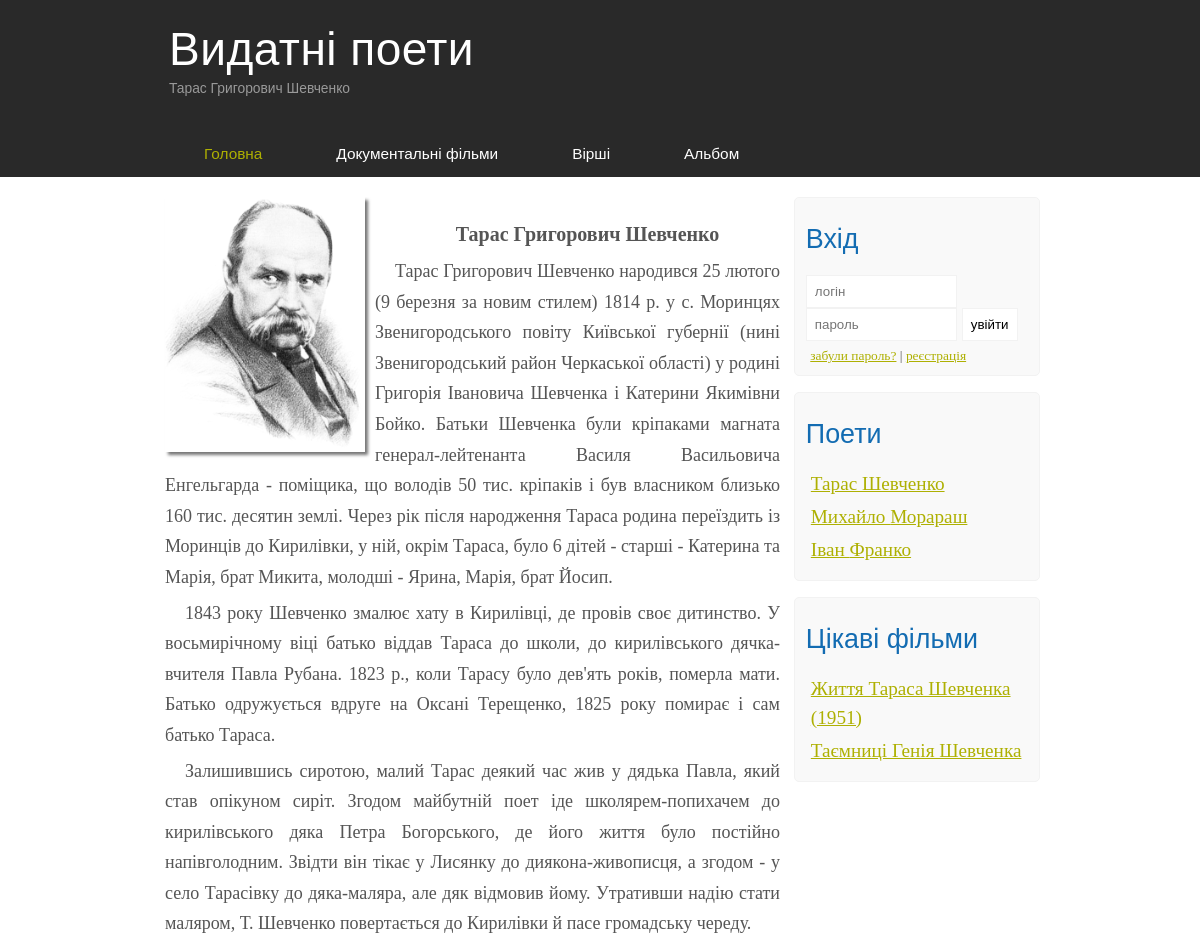
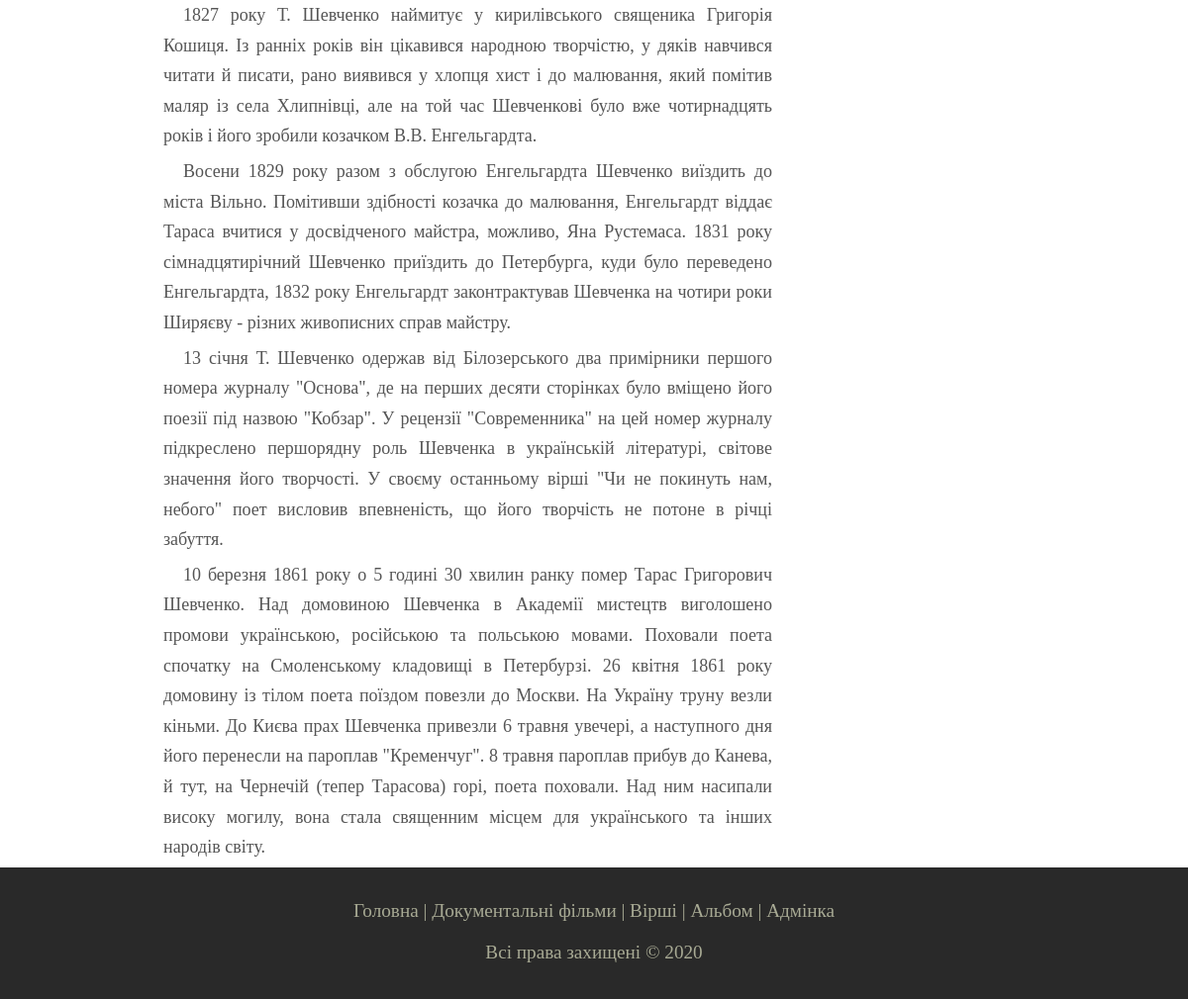
Page /myProfile/phpLabs/labs10/index.php?author_id=1 on the committed database (2 pictures, top to bottom).
### tables this page shows
CREATE TABLE `authors` (
  `id` int(10) UNSIGNED NOT NULL,
  `f_name` varchar(50) NOT NULL,
  `l_name` varchar(50) NOT NULL,
  `surname` varchar(50) NOT NULL,
  `photo` varchar(255) NOT NULL
);

CREATE TABLE `movies` (
  `id` int(10) UNSIGNED NOT NULL,
  `name` varchar(100) NOT NULL,
  `video` varchar(255) NOT NULL,
  `video_describe` text NOT NULL,
  `photo` varchar(100) NOT NULL,
  `author_id` int(10) UNSIGNED NOT NULL
);

### myProfile/phpLabs/labs10/classes/DbObject.php (called while the page is built, shortened)
 <?php
abstract class DbObject
{
    private $connection;
	protected function connect() {
        $this->connection = new mysqli(DB_HOST, DB_USERNAME, DB_PASSWORD, DB_NAME);
	}
	protected function query($sql) {
		return $this->connection->query($sql);
	}
    public function getAll() {
    	$arr = $this->query("SELECT * FROM {$this->getTableName()}");
    	$objects = [];
    	while($row = $arr->fetch_assoc()) {
    		$objects[] = $this->arrayToObject($row);
    	}
    	return $objects;
    }
    public function getById($id) {
    	$arr = $this->query("SELECT * FROM {$this->getTableName()} WHERE id={$id}");
    	$row = $arr->fetch_assoc();
    	return $this->arrayToObject($row);
    }
}
?>

### myProfile/phpLabs/labs10/classes/Author.php (called while the page is built, shortened)
<?php
require_once "DbObject.php";
class Author extends DbObject
{
	private $id;
	private $f_name;
	private $l_name;
	private $surname;
	private $photo;
	protected function getTableName() {
		return self::TABLE_NAME;
	}
	public function arrayToObject($arr) {
		$obj = new Author();
        foreach ($arr as $key => $value) {
            $obj->{$key} = $value;
        }
        return $obj;
	}
   	public function getId() {
		return $this->id;
	}
	public function getFirstName() {
		return $this->f_name;
	}
	public function getLastName() {
		return $this->l_name;
	}
	public function getSurname() {
		return $this->surname;
	}
	public function getPhoto() {
		return $this->photo;
	}
}
?>

### myProfile/phpLabs/labs10/classes/Movie.php (called while the page is built, shortened)
<?php
require_once "DbObject.php";
class Movie extends DbObject
{
	private $id;
	private $name;
	public function arrayToObject($arr) {
		$obj = new Movie();
        foreach ($arr as $key => $value) {
            $obj->{$key} = $value;
        }
        return $obj;
	}
   	public function getId() {
		return $this->id;
	}
	public function getName() {
		return $this->name;
	}
	public function getMoviesForAuthorId($id) {
		$arr = $this->query("SELECT * FROM `movies` WHERE `author_id` = '{$id}'");
		$objects = [];
		while ($row = $arr->fetch_assoc()) {
			$objects[] = $this->arrayToObject($row);
		}
		return $objects;
	}
}
?>

### myProfile/phpLabs/labs10/classes/Biography.php (called while the page is built, shortened)
<?php
require_once "DbObject.php";
class Biography extends DbObject
{
	private $text;
	public function arrayToObject($arr) {
		$obj = new Biography();
        foreach ($arr as $key => $value) {
            $obj->{$key} = $value;
        }
        return $obj;
	}
	public function getText() {
		return $this->text;
	}
	public function getBiographysForAuthorId($id) {
		$arr = $this->query("SELECT * FROM `biography` WHERE `author_id` = '{$id}'");
		$objects = [];
		while ($row = $arr->fetch_assoc()) {
			$objects[] = $this->arrayToObject($row);
		}
		return $objects;
	}
}
?>

### myProfile/phpLabs/labs10/index.php (the view, shortened to what this page needs)
<?php
	require_once "classes/Author.php";
	require_once "classes/Biography.php";
	$authorId = $_GET["author_id"];
	$Author = new Author();
	$authors = $Author->getById($authorId);
	$biografy = new Biography();
?>
<?php require_once "help_pages/header.php"; ?>
			<div class="menubar">
				<ul class="menu">
					<li class="selected"><a href="index.php?author_id=<?=$authorId?>">Головна</a></li>
					<li><a href="films.php?author_id=<?=$authorId?>">Документальні фільми</a></li>
					<li><a href="poems.php?author_id=<?=$authorId?>">Вірші</a></li>
					<li><a href="gallery.php?author_id=<?=$authorId?>">Альбом</a></li>
				</ul>
			</div>
		</div>
		<div class="site_content">
			<?php require_once "help_pages/sidebar.php"; ?>
			<div class="content">
				<div class="taras">
					<img src="assets/uploadsImagine/<?=$authors->getPhoto()?>">
					<p style="font-weight: bold; text-align: center; font-size: 20px;">
						<?="{$authors->getFirstName()} {$authors->getLastName()} {$authors->getSurname()}"?>
					</p>
					<?php foreach ($biografy->getBiographysForAuthorId($authorId) as $objBiografy) : ?>
						<p><?=$objBiografy->getText()?></p>
					<?php endforeach; ?>
				</div>
			</div>
		</div>
		<?php require_once "help_pages/footer.php"; ?>
	</div>
</body>
</html>

### myProfile/phpLabs/labs10/help_pages/header.php (shortened to what this page needs)
<!DOCTYPE html>
<html lang="ru">
<head>
	<link rel="stylesheet" href="assets/css/stylePhoto.css">
	<link rel="stylesheet" href="assets/css/style.css">
</head>
<body>
	<div class="main">
		<div class="header">
			<div class="logo">
				<div class="logo_text">
					<h1><a href="index.php?author_id=<?=$authorId?>">Видатні поети</a></h1>
					<h2><?php echo "{$authors->getFirstName()} {$authors->getLastName()} {$authors->getSurname()}"?></h2>
				</div>
			</div>

### myProfile/phpLabs/labs10/help_pages/sidebar.php (shortened to what this page needs)
<div class="sidebar_container">
	<div class="sidebar">
		<?php if(!isset($_COOKIE['userName'])) : ?>
			<h2>Вхід</h2>
			<form method="POST" action="regist_author/authorization.php" id="login_form">
				<input type="text" name="login" placeholder="логін" required>
				<input type="password" name="pass" placeholder="пароль" required>
				<input type="submit" class="btn" value="увійти">
				<div class="lables_passreg_text">
					<span><a href="#">забули пароль?</a></span> | <span><a href="regist_author/registration.php">реєстрація</a></span>
				</div>
			</form>
		<?php endif;  ?>
	</div>
	<div class="sidebar">
		<h2>Поети</h2>
		<ul>
			<?php foreach ($Author->getAll() as $value): ?>
				<li><a href="index.php?author_id=<?=$value->getId()?>"><?=$value->getFirstName()." ".$value->getSUrname()?></a></li>
			<?php endforeach ?>
		</ul>
	</div>
	<?php
		require_once "classes/Movie.php";
		$movies = new Movie();
		$movies = $movies->getMoviesForAuthorId($authorId);
	?>
	<?php if ($movies != null): ?>
		<div class="sidebar">
			<h2>Цікаві фільми</h2>
			<?php foreach ($movies as $value): ?>
				<ul>
					<li><a href="showVideo.php?author_id=<?=$authorId?>&movie_id=<?=$value->getId()?>"><?=$value->getName()?></a></li>
				</ul>
			<?php endforeach ?>
		</div>
	<?php endif ?>
</div>

### myProfile/phpLabs/labs10/assets/css/stylePhoto.css (style rules this page uses)
body { margin:0; }

### myProfile/phpLabs/labs10/assets/css/style.css (style rules this page uses)
* { margin: 0; padding: 0; }
body { font-size: 1.2em; background-color: #fff; color: #555; }
p { padding: 0 0 20px 0; line-height: 1.7em; }
input[type="text"], input[type="search"], input[type="password"] { color: #5d5d5d; width: 60%; padding: 8px; }
input, textarea { outline: none; border: none; border: solid 1px #f2f2f2; }
h1, h2 { font: normal 170% 'century gothic', arial; margin: 0 0 15px 0; padding: 15px 0 5px 0; color: #000; }
h2 { font-size: 140%; }
a, a:hover { outline: none; text-decoration: underline; color: #aeb002; }
ul { margin: 2px 0 22px 17px; }
ul li { margin: 0 0 6px 0; padding: 0 0 4px 5px; line-height: 1.5em; }
.header { background-color: #292929; height: 177px; font-size: 0.8em; margin-left: 0px; margin-right: 0px; min-width: 900px; }
.main, .logo, .menubar, .site_content, .footer { margin-left: auto; margin-right: auto; }
.logo { width: 880px; padding-bottom: 40px; }
.logo h1, .logo h2 { font: normal 300% arial, 'century gothic', sans-serif; margin: 0 0 0 9px; }
.logo_text h1, .logo_text h1 a, .logo_text h1 a:hover { padding: 22px 0 0 0; color: #fff; letter-spacing: 0.01em; text-decoration: none; }
.logo_text h2 { font-size: 0.9em; padding: 4px 0 0 0; color: #999; }
.menubar { width: 900px; height: 46px; }
ul.menu { float: left; }
ul.menu li { float: left; padding: 0px 0px 0 9px; list-style: none; margin: 1px 2px 0 0; }
ul.menu li a { font: normal 100% 'trebuchet ms', sans-serif; display: block; height: 20px; padding: 6px 35px 5px 28px; color: #fff; text-decoration: none; }
ul.menu li.selected a { color: #aeb002; }
.site_content { width: 880px; overflow: hidden; margin: 20px auto 0 auto; background-color: white; }
.sidebar_container { float: right; width: 224px; }
.sidebar { float: right; width: 222px; padding: 5%; margin: 0 0 16px 0; border: solid 1px #f2f2f2; border-radius: 5px; background-color: #f9f9f9; }
.btn { padding: 8px; background-color: white; cursor: pointer; }
.sidebar h2 { color: #136cb2; }
.lables_passreg_text { font-size: 0.7em; margin-top: 3%; margin-left: 2%; }
.sidebar ul { margin: 0; }
.sidebar ul li { list-style-type: none; margin: 0 0 0 0; }
.content { text-align: left; width: 620px; padding: 0 0 0 5px; float: left; }
.taras img { float: left; width: 200px; height: 100%; box-shadow: 3px 3px 3px #777; margin: 0px 10px 7px 0px; }
.taras p { font-size: 18px; text-align: justify; text-indent: 20px; padding-bottom: 5px; padding-right: 5px; }
.taras img + p { padding-top: 20px; }

### rows in the picture
authors: f_name "Тарас", l_name "Григорович", surname "Шевченко", photo (picture)
authors: f_name "Михайло", surname "Морараш"
authors: f_name "Іван", surname "Франко"
movies: name "Життя Тараса Шевченка (1951)"
movies: name "Таємниці Генія Шевченка"
